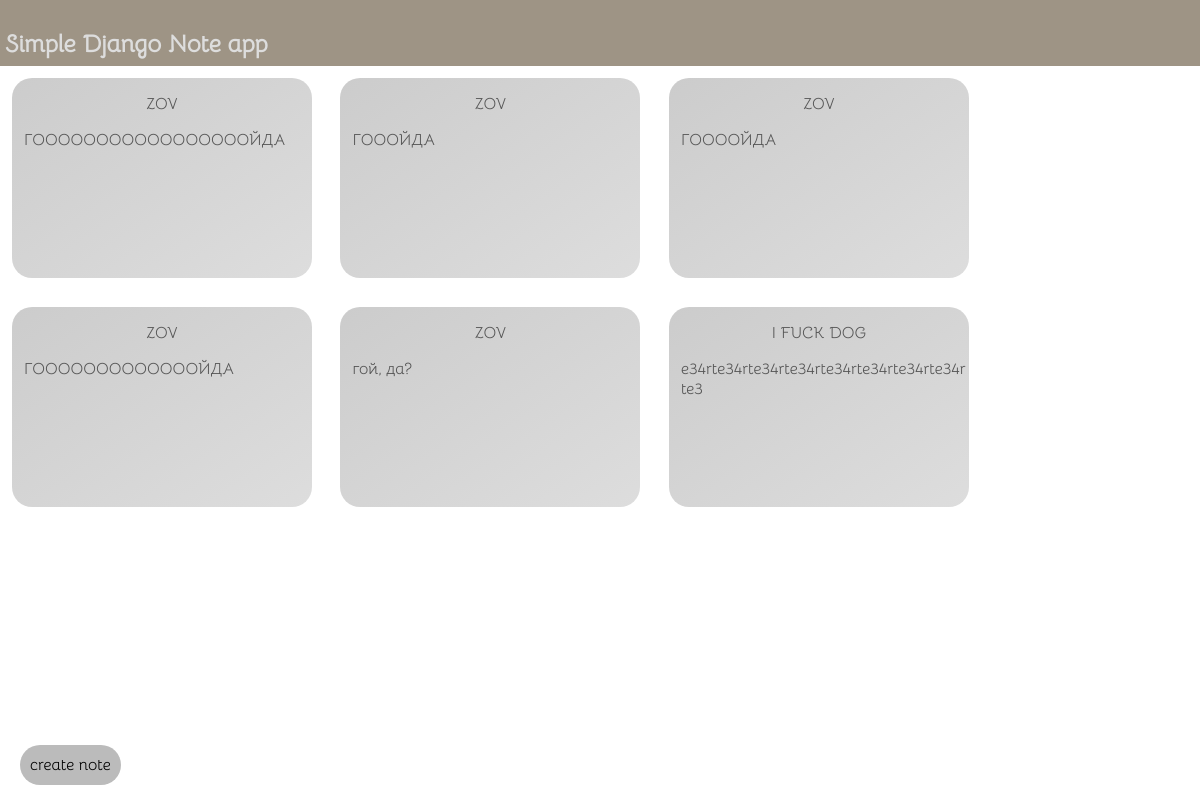
The app's page /, older data.
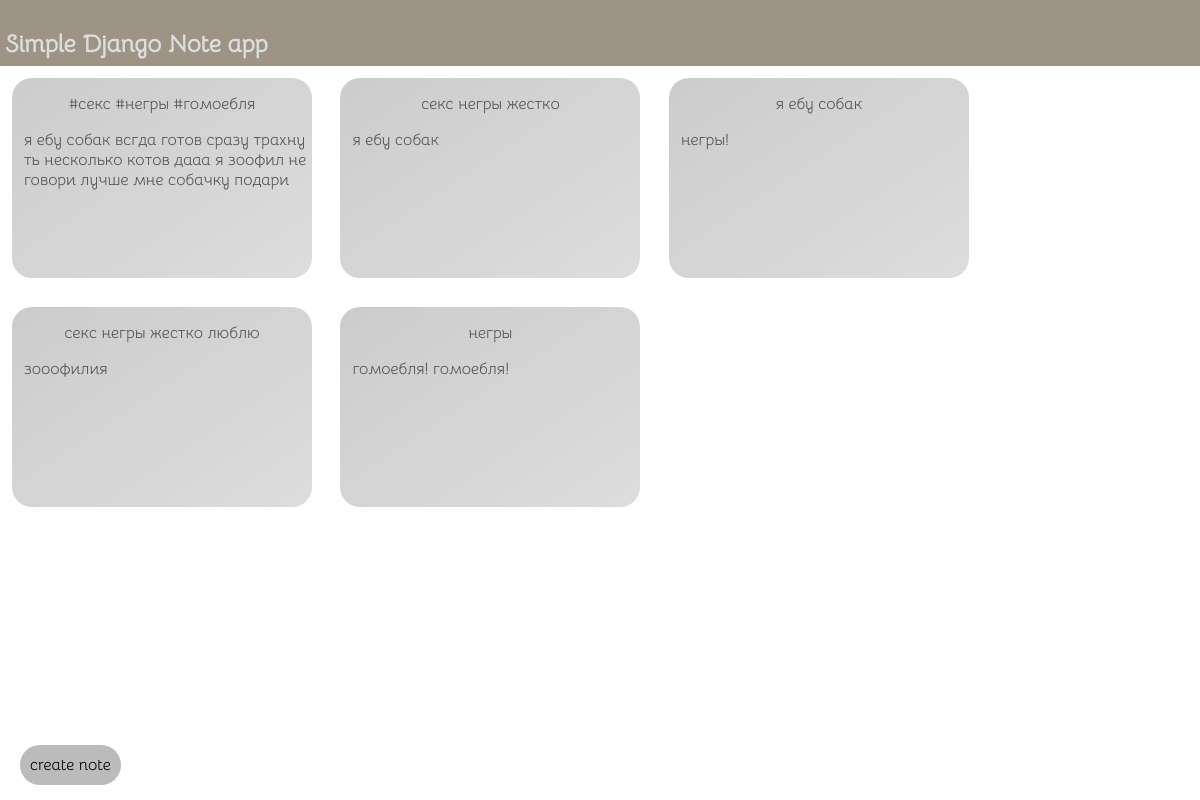
The same page, newer data.
### app/models.py (models this page shows)
class Note(models.Model):
    Id = models.IntegerField(unique=True, primary_key=True)
    author = models.ForeignKey(User, on_delete=models.CASCADE)
    text = models.TextField()
    theme = models.TextField()

### app/views.py (the view)
# urls.py: path("", views.index),
def index(request):
    note_data = Note.objects.all()
    return TemplateResponse(request, "index.html", context = {"note":note_data})

### app/templates/index.html (shortened to what this page needs)
{% extends "base.html" %}
{% block content %}
<div class = "card-container">
    {% for note_data in note %}
        <div class="card" onclick="window.location.replace('/note?id={{note_data.Id}}')">
            <p id = "header">
                {{note_data.theme}}
            </p>
            <p id = "content">
                {{note_data.text}}
            </p>
        </div>
    {% endfor %}
</div>
{% endblock content %}

### app/templates/base.html (shortened to what this page needs)
<!DOCTYPE html>
<html>
<head>
    <link rel="stylesheet" type="text/css" href="/static/style.css" media="screen"/>
</head>
<body>
    <div class="header">
                <H2>
                    <p onclick="window.location.replace('/')">Simple Django Note app </p>
        </H2>
    </div>
    <div class = "button-div" onclick="window.location.replace('/newNote')">
        create note
    </div>
    {% block content %}
    {% endblock content %}
</body>
</html>

### static/style.css (style rules this page uses)
body, html { width: 100%; height: 100%; padding: 0px; margin: 0px; font-family:bellota; }
.header { position: sticky; height: 7vh; overflow-x: hidden width: fit-content; min-width 100vw; background-color: #9e9485; padding: 5px; color: #DDD; }
.card-container { flex-basis: 100%; flex-wrap:wrap display:flex; justify-content: center; align-items: center; overflow:hidden; }
.card { display: flex; margin: 1vw; display: inline-block; width: 300px; height: 200px; background-image: linear-gradient(to bottom right, #CCC, #DDD); border-radius: 20px; word-wrap:break-word; word-break: break-all; white-space: normal; overflow: hidden; }
.card #header { align:center; justify-center:center; text-align:center; color: #555555; word-wrap:break-word; }
.card #content { padding-left:1vw; align:left; justify-center:left; text-align:left; color: #555555; word-wrap:break-word; }
.button-div { position:fixed; left:20px; bottom:15px; border-radius: 20px; background-color: #BBBBBB; padding: 10px; }

Row changes from the older to the newer data that the page shows:
removed Note: theme "ZOV", text "ГОООООООООООООООООЙДА"
removed Note: theme "ZOV", text "ГОООЙДА"
removed Note: theme "ZOV", text "ГООООЙДА"
removed Note: theme "ZOV", text "ГОООООООООООООЙДА"
removed Note: theme "ZOV", text "гой, да?"
removed Note: theme "I FUCK DOG", text "e34rte34rte34rte34rte34rte34rte34rte34rte3"
added Note: theme "#секс #негры #гомоебля", text "я ебу собак всгда готов сразу трахнуть несколько котов дааа я зоофил не говори лучше мне собачку подари"
added Note: theme "секс негры жестко", text "я ебу собак"
added Note: theme "я ебу собак", text "негры!"
added Note: theme "секс негры жестко люблю", text "зооофилия"
added Note: theme "негры", text "гомоебля! гомоебля!"
